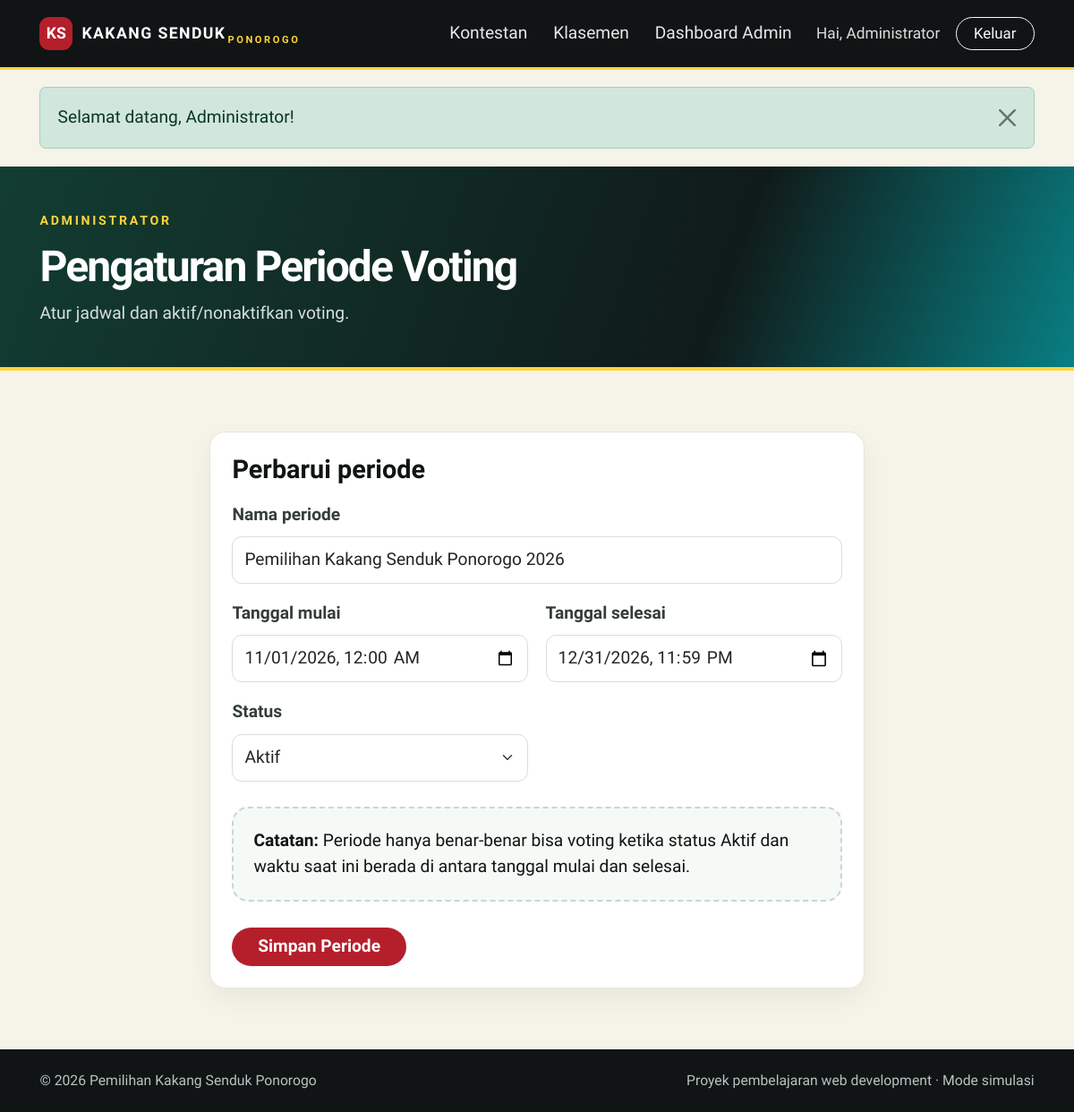
Screenshot of /admin/periode.php (signed in) with the database file from the repository.
### tables this page shows
CREATE TABLE periode_voting (
  id INT UNSIGNED AUTO_INCREMENT PRIMARY KEY,
  nama_periode VARCHAR(100) NOT NULL,
  tanggal_mulai DATETIME NOT NULL,
  tanggal_selesai DATETIME NOT NULL,
  status ENUM('Aktif','Nonaktif') NOT NULL DEFAULT 'Nonaktif',
  created_at TIMESTAMP NOT NULL DEFAULT CURRENT_TIMESTAMP
);

### config/bootstrap.php (called while the page is built, shortened)
<?php
function e($value): string {
    return htmlspecialchars((string)($value ?? ''), ENT_QUOTES, 'UTF-8');
}
function current_period(PDO $pdo): ?array {
    $stmt = $pdo->query("SELECT * FROM periode_voting ORDER BY id DESC LIMIT 1");
    return $stmt->fetch() ?: null;
}

### admin/periode.php (the view, shortened to what this page needs)
<?php
require_once __DIR__.'/../config/bootstrap.php';require_admin();
$period=current_period($pdo);$fmt=fn($v)=>$v?date('Y-m-d\TH:i',strtotime($v)):'';
$page_title='Pengaturan Periode';require __DIR__.'/../includes/header.php';
?>
<header class="page-head"><div class="container"><span class="eyebrow">Administrator</span><h1 class="mt-2">Pengaturan Periode Voting</h1><p>Atur jadwal dan aktif/nonaktifkan voting.</p></div></header><section class="section-pad"><div class="container"><div class="row justify-content-center"><div class="col-lg-8"><div class="panel-card"><h4 class="fw-bold mb-3"><?= $period?'Perbarui periode':'Buat periode' ?></h4><?php if($error):?><div class="alert alert-danger"><?=e($error)?></div><?php endif;?><form method="post"><?=csrf_field()?><div class="mb-3"><label class="form-label">Nama periode</label><input class="form-control" name="nama_periode" required value="<?=e($_POST['nama_periode']??$period['nama_periode']??'Pemilihan Kakang Senduk Ponorogo')?>"></div><div class="row g-3"><div class="col-md-6"><label class="form-label">Tanggal mulai</label><input type="datetime-local" name="tanggal_mulai" class="form-control" required value="<?=e($_POST['tanggal_mulai']??$fmt($period['tanggal_mulai']??null))?>"></div><div class="col-md-6"><label class="form-label">Tanggal selesai</label><input type="datetime-local" name="tanggal_selesai" class="form-control" required value="<?=e($_POST['tanggal_selesai']??$fmt($period['tanggal_selesai']??null))?>"></div><div class="col-md-6"><label class="form-label">Status</label><select name="status" class="form-select"><option value="Aktif" <?=($period['status']??'Aktif')==='Aktif'?'selected':''?>>Aktif</option><option value="Nonaktif" <?=($period['status']??'')==='Nonaktif'?'selected':''?>>Nonaktif</option></select></div></div><div class="gateway-box mt-4"><strong>Catatan:</strong> Periode hanya benar-benar bisa voting ketika status Aktif dan waktu saat ini berada di antara tanggal mulai dan selesai.</div><button class="btn btn-red rounded-pill px-4 mt-4">Simpan Periode</button></form></div></div></div></div></section>
<?php require __DIR__.'/../includes/footer.php';?>

### assets/css/style.css (style rules this page uses)
:root { --ink:#101414;--red:#b51f2b;--red2:#8f1520;--gold:#ffd43b;--green:#123d32;--turq:#087f83;--cream:#f6f3e9;--muted:#6c7471;--hero-bg:url('https://encrypted-tbn0.gstatic.com/images?q=tbn:ANd9GcT91p-u31Nt3CV8SsnzkvPJIyOfwQrqgRu5hE1A7wv44w&s=10') }
* { box-sizing:border-box }
body { margin:0;background:var(--cream);color:var(--ink);font-family:Inter,system-ui,-apple-system,"Segoe UI",sans-serif }
.btn-red { background:var(--red);color:#fff;border:0;font-weight:700 }
.eyebrow { display:inline-block;color:var(--gold);font-weight:800;letter-spacing:.19em;text-transform:uppercase;font-size:.74rem }
.section-pad { padding:68px 0 }
.feature-card,.candidate-card,.panel-card,.stat-card { background:#fff;border:1px solid #e9e5d9;border-radius:18px;box-shadow:0 12px 30px rgba(16,20,20,.055) }
.page-head { background:linear-gradient(110deg,#123d32,#101b19 67%,#087f83);color:white;padding:45px 0;border-bottom:4px solid var(--gold) }
.page-head h1 { font-weight:950;letter-spacing:-.04em }
.page-head p { color:#d6e0dc;margin:0 }
.panel-card { padding:24px }
.form-label { font-weight:750;color:#343d39 }
.form-control,.form-select { border-radius:11px;padding:11px 13px;border-color:#d9ded7 }
.gateway-box { border:2px dashed #cbd6cf;background:#f6faf6;border-radius:18px;padding:22px }
:root { font-size:120% }
body { font-family:"Lexend",system-ui,-apple-system,"Segoe UI",sans-serif }

### rows the page displays
periode_voting: nama_periode "Pemilihan Kakang Senduk Ponorogo 2026", tanggal_mulai "11/01/2026 00:00", tanggal_selesai "12/31/2026 23:59", status "Aktif"

### other values shown
$me['nama'] "Administrator"
$msg "Selamat datang, Administrator!"
